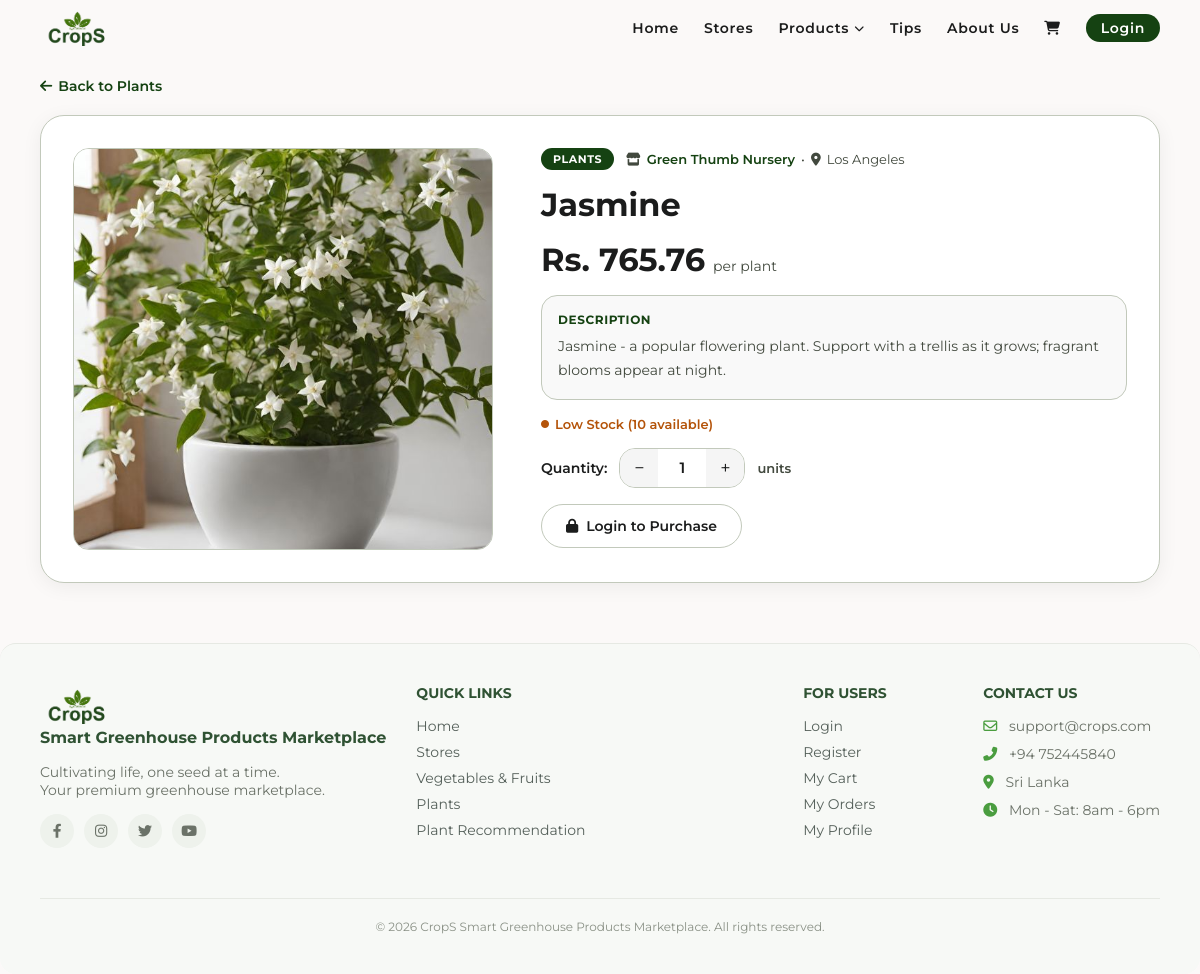
Screenshot of /plants.php?id=5 with the database file from the repository.
### tables this page shows
CREATE TABLE `products` (
  `id` int(11) NOT NULL,
  `store_id` int(11) NOT NULL,
  `name` varchar(100) NOT NULL,
  `description` text DEFAULT NULL,
  `price` decimal(10,2) NOT NULL,
  `category` enum('vegetable','fruit','plant') NOT NULL,
  `quantity` int(11) NOT NULL DEFAULT 0,
  `image` varchar(255) DEFAULT NULL,
  `created_at` timestamp NOT NULL DEFAULT current_timestamp()
);

CREATE TABLE `stores` (
  `id` int(11) NOT NULL,
  `owner_id` int(11) NOT NULL,
  `store_name` varchar(100) NOT NULL,
  `description` text DEFAULT NULL,
  `city` varchar(50) NOT NULL,
  `image` varchar(255) DEFAULT NULL,
  `created_at` timestamp NOT NULL DEFAULT current_timestamp()
);

### plants.php (the view, shortened to what this page needs)
<?php
include 'includes/header.php';
include 'includes/dbConnection.php';
$plant_id = isset($_GET['id']) ? (int)$_GET['id'] : 0;
?>
<?php
$stmtPlant = $pdo->prepare("
    SELECT products.*, stores.store_name, stores.city AS store_city, stores.id AS store_id
    FROM products
    JOIN stores ON products.store_id = stores.id
    WHERE products.id = :id AND products.category = 'plant'
");
$stmtPlant->execute(['id' => $plant_id]);
$plant = $stmtPlant->fetch();
if ($plant['quantity'] <= 0) {
    $stockLabel = 'Out of Stock';
    $stockClass = 'out-stock';
} elseif ($plant['quantity'] <= 10) {
    $stockLabel = 'Low Stock';
    $stockClass = 'low-stock';
} else {
    $stockLabel = 'In Stock';
    $stockClass = 'in-stock';
}
?>
<div class="main-wrapper">
    <a href="plants.php" class="back-link">
        <i class="fas fa-arrow-left"></i> Back to Plants
    </a>
    <div class="plant-detail-layout">
        <div class="plant-detail-img">
    <?php if (!empty($plant['image'])): ?>
        <img src="static/images/Products/<?php echo htmlspecialchars($plant['image']); ?>"
             alt="<?php echo htmlspecialchars($plant['name']); ?>">
    <?php else: ?>
        <img src="static/images/image2.jpg" alt="Plant">
    <?php endif; ?>
</div>
        <div class="plant-detail-info">
            <div class="plant-detail-meta">
                <span class="plant-detail-tag">PLANTS</span>
                <span class="plant-detail-store">
                    <i class="fas fa-store"></i>
                    <a href="stores.php?id=<?php echo $plant['store_id']; ?>">
                        <?php echo htmlspecialchars($plant['store_name']); ?>
                    </a>
                    &bull;
                    <i class="fas fa-location-dot"></i>
                    <?php echo htmlspecialchars($plant['store_city']); ?>
                </span>
            </div>
            <h1 class="plant-detail-name">
                <?php echo htmlspecialchars($plant['name']); ?>
            </h1>
            <div class="plant-detail-price-wrap">
                <span class="plant-detail-price">
                    Rs. <?php echo number_format($plant['price'], 2); ?>
                </span>
                <span class="plant-detail-per">per plant</span>
            </div>
            <?php if (!empty($plant['description'])): ?>
    <div class="plant-detail-desc-box">
        <p class="plant-detail-desc-label">Description</p>
        <p class="plant-detail-desc">
            <?php echo nl2br(htmlspecialchars($plant['description'])); ?>
        </p>
    </div>
<?php endif; ?>
            <span class="plant-detail-stock <?php echo $stockClass; ?>">
                <i class="fas fa-circle"></i>
                <?php echo $stockLabel; ?> (<?php echo $plant['quantity']; ?> available)
            </span>
            <?php if ($plant['quantity'] > 0): ?>
                <div class="plant-qty-wrap">
                    <p class="qty-label">Quantity: </p>
                    <div class="qty-controls">
                        <button type="button" onclick="changeQty(-1)" class="qty-btn">−</button>
                        <span id="qtyDisplay">1</span>
                        <button type="button" onclick="changeQty(1)" class="qty-btn">+</button>
                    </div>
                    <span class="qty-unit">units</span>
                </div>
                <div class="plant-detail-btns">
                    <?php if (isset($_SESSION['user_id']) && $_SESSION['role'] === 'customer'): ?>
                        <a href="cart.php?add=<?php echo $plant['id']; ?>&qty=1"
                           id="addToCartBtn"
                           class="btn btn-outline plant-cart-btn">
                            <i class="fas fa-shopping-cart"></i> Add to Cart
                        </a>
                        <a href="checkout.php?product=<?php echo $plant['id']; ?>&qty=1"
                           id="buyNowBtn"
                           class="btn btn-primary plant-buy-btn">
                            <i class="fas fa-bolt"></i> Buy Now
                        </a>
                    <?php else: ?>
                        <a href="login.php" class="btn btn-outline plant-cart-btn">
                            <i class="fas fa-lock"></i> Login to Purchase
                        </a>
                    <?php endif; ?>
                </div>
            <?php else: ?>
                <div class="out-of-stock-msg">
                    <i class="fas fa-times-circle"></i> This plant is currently out of stock.
                </div>
            <?php endif; ?>
        </div>
    </div>
</div>
<?php include 'includes/footer.php'; ?>

### static/style.css (style rules this page uses)
:root { --primary: #154212; --on-primary: #ffffff; --secondary-container: acf284; --surface: #fbf9f8; --bg-white: #ffffff; --on-surface: #1b1c1c; --on-surface-variant: #42493e; --outline-variant: #c2c9bb; --footer-bg: #4a4a4a; --font-family: 'Montserrat', sans-serif; --radius-xl: 24px; --radius-lg: 16px; --radius-full: 9999px; --container-padding: 40px; --stack-md: 24px; --gutter: 16px; }
* { margin: 0; padding: 0; box-sizing: border-box; font-family: var(--font-family); }
body { background-color: var(--surface); color: var(--on-surface); padding: 0; }
a { text-decoration: none; color: inherit; }
.main-wrapper { padding: 10px var(--container-padding) 20px var(--container-padding); }
.btn { padding: 10px 25px; border-radius: var(--radius-full); font-weight: 600; cursor: pointer; font-size: 14px; border: none; }
.btn-outline { background-color: transparent; border: 1px solid var(--outline-variant); color: var(--on-surface); }

### plants.php (style rules this page uses)
.back-link { display: inline-flex; align-items: center; gap: 6px; font-size: 14px; font-weight: 600; color: var(--primary); margin-bottom: 20px; }
.plant-detail-layout { display: flex; gap: 48px; align-items: flex-start; background: #fff; border-radius: var(--radius-xl); padding: 32px; box-shadow: 0 4px 20px rgba(0,0,0,0.06); border: 1px solid var(--outline-variant); margin-bottom: 40px; }
.plant-detail-img { flex: 0 0 420px; max-width: 420px; border-radius: var(--radius-lg); overflow: hidden; border: 1px solid var(--outline-variant); }
.plant-detail-img img { width: 100%; height: 400px; object-fit: cover; display: block; }
.plant-detail-info { flex: 1; display: flex; flex-direction: column; gap: 16px; }
.plant-detail-meta { display: flex; align-items: center; gap: 12px; flex-wrap: wrap; }
.plant-detail-tag { background: var(--primary); color: #fff; font-size: 11px; font-weight: 700; padding: 4px 12px; border-radius: var(--radius-full); letter-spacing: 0.05em; }
.plant-detail-store { font-size: 13px; color: var(--on-surface-variant); display: flex; align-items: center; gap: 6px; flex-wrap: wrap; }
.plant-detail-store a { color: var(--primary); font-weight: 600; }
.plant-detail-name { font-size: 2rem; font-weight: 700; color: var(--on-surface); line-height: 1.2; }
.plant-detail-price-wrap { display: flex; align-items: baseline; gap: 8px; }
.plant-detail-price { font-size: 2rem; font-weight: 700; color: var(--on-surface); }
.plant-detail-per { font-size: 14px; color: var(--on-surface-variant); }
.plant-detail-desc-box { background: #f9f9f9; border-radius: var(--radius-lg); padding: 16px; border: 1px solid var(--outline-variant); }
.plant-detail-desc-label { font-size: 12px; font-weight: 700; color: var(--primary); text-transform: uppercase; letter-spacing: 0.05em; margin-bottom: 8px; }
.plant-detail-desc { font-size: 14px; color: var(--on-surface-variant); line-height: 1.7; }
.plant-detail-stock { font-size: 13px; font-weight: 600; display: flex; align-items: center; gap: 6px; }
.plant-detail-stock i { font-size: 8px; }
.plant-detail-stock.low-stock { color: #b45309; }
.plant-qty-wrap { display: flex; align-items: center; gap: 12px; }
.qty-label { font-size: 14px; font-weight: 600; color: var(--on-surface); }
.qty-controls { display: flex; align-items: center; border: 1px solid var(--outline-variant); border-radius: var(--radius-lg); overflow: hidden; }
.qty-btn { width: 38px; height: 38px; background: #f5f5f5; border: none; font-size: 18px; cursor: pointer; color: var(--on-surface); font-family: var(--font-family); transition: background 0.15s; }
#qtyDisplay { min-width: 48px; text-align: center; font-size: 15px; font-weight: 600; color: var(--on-surface); }
.qty-unit { font-size: 13px; color: var(--on-surface-variant); font-weight: 600; }
.plant-detail-btns { display: flex; gap: 12px; flex-wrap: wrap; }
.plant-cart-btn { padding: 12px 24px; font-size: 14px; display: flex; align-items: center; gap: 8px; border: 1px solid var(--outline-variant); }

### rows the page displays
products: image (picture), store.store_name "Green Thumb Nursery", store.city "Los Angeles", name "Jasmine", price "765.76", description "Jasmine - a popular flowering plant. Support with a trellis as it grows; fragrant blooms appear at night.", quantity "Low Stock", quantity "10"
